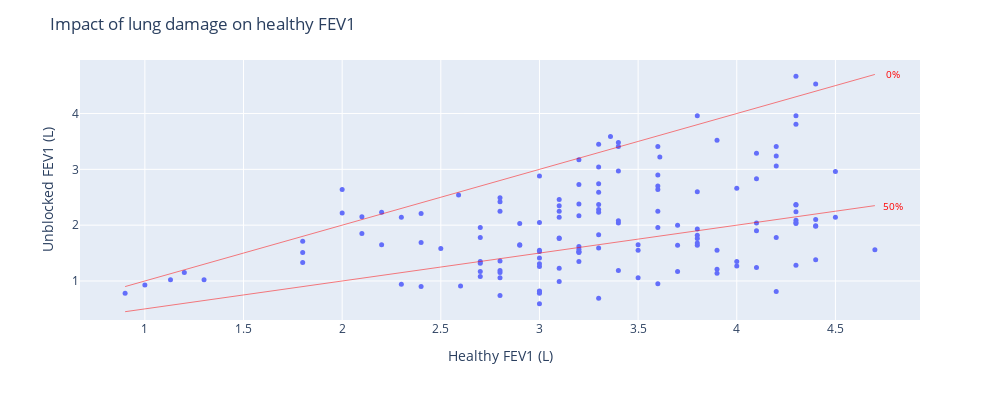

Source (notebook cell):
### Code cell
# Factor function for unblocked FEV1 (L)
df_unblocked_factor=pd.DataFrame(columns=['ID,', 'Unblocked FEV1 (L)', 'Healthy FEV1 (L)'])
for id in O2_FEV1.ID.unique():
  # For a given patient id, filter the FEV1 measurements
  mask = O2_FEV1['ID'] == id
  O2_FEV1_patient = O2_FEV1[mask]
  # Find the unblocked FEV1 (L). We assume that, over the 6 months study period, the patient has done some measurements where he was not blocked
  # To avoid taking an outlier up, which is third highest FEV1 measurement
  rmax=O2_FEV1_patient['FEV1'].nlargest(3).iloc[-1]
  # Get the theoretical healthy FEV1 (L)
  healthy_fev1=O2_FEV1_patient['FEV1 Set As'].iloc[0]
  # Add the patient id, reversed max FEV1 and healthy FEV1 (L) to the dataframe
  new_row = pd.DataFrame({'ID': [id], 'Unblocked FEV1 (L)': [rmax], 'Healthy FEV1 (L)': [healthy_fev1]})
  df_unblocked_factor = pd.concat([df_unblocked_factor, new_row])


def add_lung_damage(fig, df, lung_damage_prct):
  xmax=df['Healthy FEV1 (L)'].max(); xmin=df['Healthy FEV1 (L)'].min()
  a=1-lung_damage_prct/100
  fig.add_shape(type="line", x0=xmin, y0=a*xmin, x1=xmax, y1=a*xmax, line=dict(color="Red", width=0.5))
  # Add line legend for no lung damage
  fig.add_annotation(x=1.02*xmax, y=a*xmax, text="{}%".format(lung_damage_prct), showarrow=False, font=dict(size=10, color="Red"))

# Plot a scatter of unblocked FEV1 (L) against healthy FEV1 (L)
fig = px.scatter(df_unblocked_factor, x='Healthy FEV1 (L)', y='Unblocked FEV1 (L)')
add_lung_damage(fig, df_unblocked_factor, 0)
add_lung_damage(fig, df_unblocked_factor, 50)
fig.update_layout(autosize=False, width=1000, height=400, title="Impact of lung damage in % on healthy FEV1")
fig.update_traces(marker=dict(size=5),
                  selector=dict(mode='markers'))
fig.show()
# Save figure
fig.write_image("{}/Factors - unblocked FEV1 (L) vs Healthy FEV1 (L).pdf".format(plotsdir), width=1000, height=400)

# plot unblocked FEV1 (L) with

### Figure 1 — Plotly figure (JSON) as saved in the notebook; plotly's stock layout.template omitted (floating-point values rounded to 4 significant figures; data arrays with more than 128 entries replaced by an {"elided": "..."} marker saying what was removed)
{"data": [{"hovertemplate": "Healthy FEV1 (L)=%{x}<br>Unblocked FEV1 (L)=%{y}<extra></extra>", "legendgroup": "", "marker": {"color": "#636efa", "size": 5, "symbol": "circle"}, "mode": "markers", "name": "", "orientation": "v", "showlegend": false, "type": "scatter", "x": {"elided": "141 float values"}, "xaxis": "x", "y": {"elided": "141 float values"}, "yaxis": "y"}], "layout": {"annotations": [{"font": {"color": "Red", "size": 10}, "showarrow": false, "text": "0%", "x": 4.794, "y": 4.7}, {"font": {"color": "Red", "size": 10}, "showarrow": false, "text": "50%", "x": 4.794, "y": 2.35}], "autosize": false, "height": 400, "legend": {"tracegroupgap": 0}, "margin": {"t": 60}, "shapes": [{"line": {"color": "Red", "width": 0.5}, "type": "line", "x0": 0.9, "x1": 4.7, "y0": 0.9, "y1": 4.7}, {"line": {"color": "Red", "width": 0.5}, "type": "line", "x0": 0.9, "x1": 4.7, "y0": 0.45, "y1": 2.35}], "title": {"text": "Impact of lung damage on healthy FEV1"}, "width": 1000, "xaxis": {"anchor": "y", "domain": [0, 1], "title": {"text": "Healthy FEV1 (L)"}}, "yaxis": {"anchor": "x", "domain": [0, 1], "title": {"text": "Unblocked FEV1 (L)"}}}}
